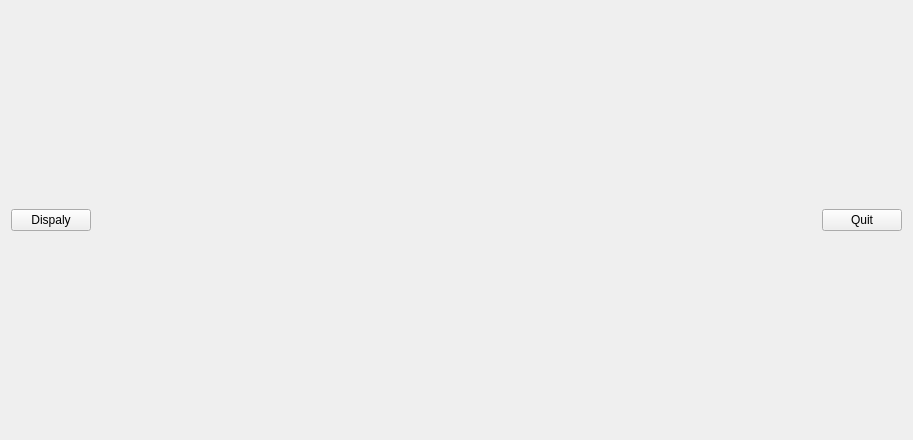
<?xml version="1.0" encoding="UTF-8"?>
<ui version="4.0">
 <class>VizlibTest</class>
 <widget class="QWidget" name="VizlibTest">
  <property name="geometry">
   <rect>
    <x>0</x>
    <y>0</y>
    <width>913</width>
    <height>440</height>
   </rect>
  </property>
  <property name="windowTitle">
   <string>VizlibTest</string>
  </property>
  <layout class="QVBoxLayout" name="verticalLayout_4">
   <item>
    <layout class="QHBoxLayout" name="horizontalLayout_4">
     <item>
      <layout class="QVBoxLayout" name="verticalLayout_2">
       <item>
        <layout class="QHBoxLayout" name="horizontalLayout">
         <item>
          <widget class="QPushButton" name="pushButton_start">
           <property name="text">
            <string>Dispaly</string>
           </property>
          </widget>
         </item>
         <item>
          <spacer name="horizontalSpacer">
           <property name="orientation">
            <enum>Qt::Horizontal</enum>
           </property>
           <property name="sizeHint" stdset="0">
            <size>
             <width>40</width>
             <height>20</height>
            </size>
           </property>
          </spacer>
         </item>
         <item>
          <widget class="QPushButton" name="pushButton_quit">
           <property name="text">
            <string>Quit</string>
           </property>
          </widget>
         </item>
        </layout>
       </item>
       <item>
        <layout class="QVBoxLayout" name="verticalLayout"/>
       </item>
      </layout>
     </item>
    </layout>
   </item>
  </layout>
 </widget>
 <resources/>
 <connections/>
</ui>
